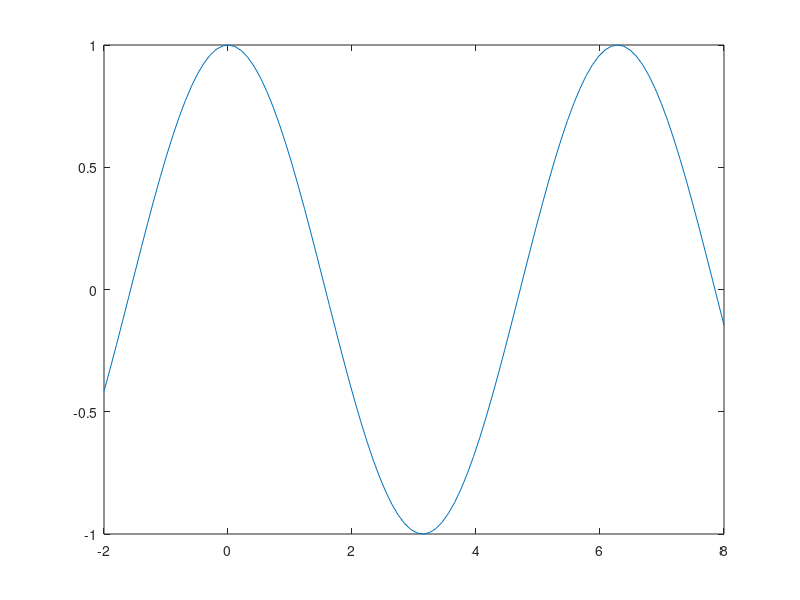

MATLAB code to generate this figure: (Note: this script raises an error after producing the figure.)
clc;clear;close all;
t=linspace(-2,8,100);
a1=axes;
plot(t,cos(t));
% xt=get(gca,'xtick');
% set(gca,'XTick',[],'XColor','w');
% xL=xlim;
% p=get(gca,'Position');
% box off;
% a2=axes('Position',p+[0,p(4)/2,0,-p(4)/2]);
% xlim(xL);box off;
% set(gca,'XTick',xt,'Color','None','YTick',[]);
new_fig_handle = shift_axis_to_origin( gca ) ;